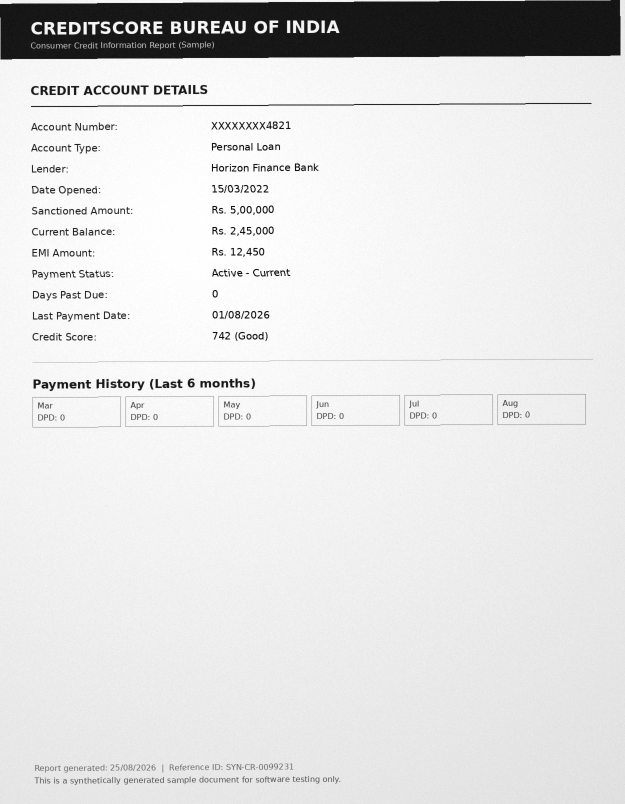
#> input picture sample_1_scanned_credit_report.png, 1250 x 1608 px (shown at 1/2 size)
$ python -i preprocess.py   (imports and definitions only)
#> lines starting #> are read from the running program, lines starting #| are printed output that depends on the picture; after the words box and inside, x2 and y2 are one past the last pixel; in counts of white or black regions, pixels touching at a corner belong together
"""
preprocess.py

Input-type-specific image preprocessing.

Each function takes a raw image (numpy BGR array, as read by cv2.imread)
and returns a cleaned-up numpy array ready for OCR.

Three entry points, matching the three real-world source types:
    - preprocess_scanned(img)   : flatbed/ADF scans - mostly flat already
    - preprocess_photo(img)     : phone camera photos - needs deskew/crop/lighting fix
    - preprocess_screenshot(img): app/dashboard screenshots - minimal work needed
"""

import cv2
import numpy as np


# ---------------------------------------------------------------------------
# Shared helpers
# ---------------------------------------------------------------------------

def to_gray(img):
    if len(img.shape) == 3:
        return cv2.cvtColor(img, cv2.COLOR_BGR2GRAY)
    return img


def deskew(gray):
    """Estimate and correct small rotation using the minAreaRect of text pixels."""
    inv = cv2.bitwise_not(gray)
    thresh = cv2.threshold(inv, 0, 255, cv2.THRESH_BINARY | cv2.THRESH_OTSU)[1]
    coords = np.column_stack(np.where(thresh > 0))
    if len(coords) < 20:
        return gray
    angle = cv2.minAreaRect(coords)[-1]
    if angle < -45:
        angle = -(90 + angle)
    else:
        angle = -angle
    # Ignore near-zero corrections and wild outliers (bad estimate)
    if abs(angle) < 0.1 or abs(angle) > 20:
        return gray
    (h, w) = gray.shape
    M = cv2.getRotationMatrix2D((w // 2, h // 2), angle, 1.0)
    return cv2.warpAffine(gray, M, (w, h), flags=cv2.INTER_CUBIC,
                           borderMode=cv2.BORDER_REPLICATE)


# [9 lines left out: function order_points, not called in this run]


def find_document_contour(gray):
    """Try to find the 4-corner outline of a page within a photo."""
    blurred = cv2.GaussianBlur(gray, (5, 5), 0)
    edged = cv2.Canny(blurred, 50, 150)
    edged = cv2.dilate(edged, None, iterations=2)
    contours, _ = cv2.findContours(edged, cv2.RETR_LIST, cv2.CHAIN_APPROX_SIMPLE)
    contours = sorted(contours, key=cv2.contourArea, reverse=True)[:5]

    for c in contours:
        peri = cv2.arcLength(c, True)
        approx = cv2.approxPolyDP(c, 0.02 * peri, True)
        area = cv2.contourArea(approx)
        if len(approx) == 4 and area > 0.2 * gray.shape[0] * gray.shape[1]:
            return approx.reshape(4, 2)
    return None


def perspective_correct(img, gray):
    """If a page-like quadrilateral is found, warp it to a top-down rectangle.
    Falls back to the original image if no confident contour is found."""
    quad = find_document_contour(gray)
    if quad is None:
        return img

    rect = order_points(quad.astype("float32"))
    (tl, tr, br, bl) = rect
    widthA = np.linalg.norm(br - bl)
    widthB = np.linalg.norm(tr - tl)
    maxWidth = int(max(widthA, widthB))
    heightA = np.linalg.norm(tr - br)
    heightB = np.linalg.norm(tl - bl)
    maxHeight = int(max(heightA, heightB))

    if maxWidth < 100 or maxHeight < 100:
        return img

    dst = np.array([
        [0, 0],
        [maxWidth - 1, 0],
        [maxWidth - 1, maxHeight - 1],
        [0, maxHeight - 1]], dtype="float32")

    M = cv2.getPerspectiveTransform(rect, dst)
    return cv2.warpPerspective(img, M, (maxWidth, maxHeight))


def normalize_lighting(gray):
    """Flatten uneven lighting/shadows using large-kernel background estimation."""
    bg = cv2.GaussianBlur(gray, (0, 0), sigmaX=25, sigmaY=25)
    diff = cv2.divide(gray, bg, scale=255)
    return diff


def denoise(gray):
    return cv2.fastNlMeansDenoising(gray, h=10)


def sharpen(gray):
    kernel = np.array([[0, -1, 0], [-1, 5, -1], [0, -1, 0]])
    return cv2.filter2D(gray, -1, kernel)


def binarize_adaptive(gray):
    return cv2.adaptiveThreshold(
        gray, 255, cv2.ADAPTIVE_THRESH_GAUSSIAN_C, cv2.THRESH_BINARY, 31, 15)


# ---------------------------------------------------------------------------
# Public entry points
# ---------------------------------------------------------------------------

# [10 lines left out: function preprocess_scanned, not called in this run]


def preprocess_photo(img):
    """Photos need the most work: crop out background, correct perspective,
    flatten shadows, denoise, sharpen."""
    gray = to_gray(img)
    warped_color = perspective_correct(img, gray)
    gray = to_gray(warped_color)
    gray = deskew(gray)
    gray = normalize_lighting(gray)
    gray = denoise(gray)
    gray = sharpen(gray)
    gray = cv2.convertScaleAbs(gray, alpha=1.2, beta=10)
    return gray


# [9 lines left out: function preprocess_screenshot, not called in this run]


PREPROCESSORS = {
    "scanned": preprocess_scanned,
    "photo": preprocess_photo,
    "screenshot": preprocess_screenshot,
}


# [4 lines left out: function preprocess, not called in this run]

>>> import cv2
>>> picture = cv2.imread('sample_1_scanned_credit_report.png')
#> picture is the input picture: shape (1608, 1250, 3); min 0, max 255, mean 224
>>> result = preprocess_photo(picture)
#> in find_document_contour, `edged = cv2.Canny(blurred, 50, 150)`:
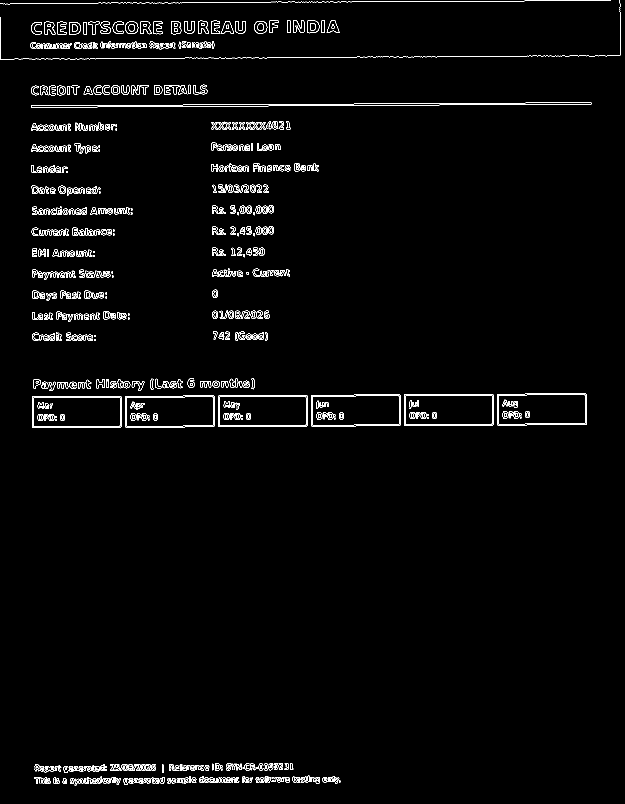
#> edged: shape (1608, 1250) (shown at 1/2 size); 2% white in thin lines or dots
#> in find_document_contour, `edged = cv2.dilate(edged, None, iterations=2)`:
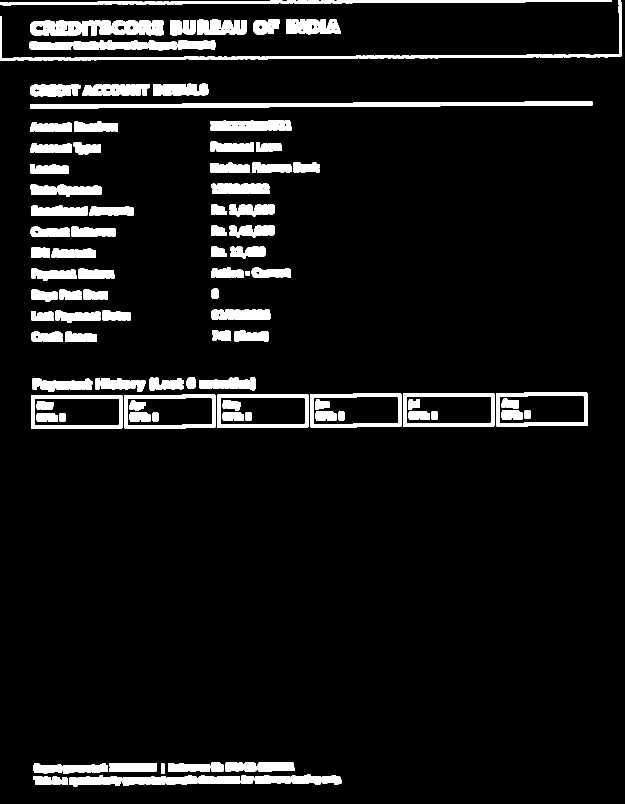
#> edged: shape (1608, 1250) (shown at 1/2 size); 7.8% white; 110 white regions
#> in find_document_contour, `contours, _ = cv2.findContours(edged, cv2.RETR_LIST, cv2.CHAIN_APPROX_..`: contours = 226 contours, 77 with area under 20; largest, box (x1, y1, x2, y2) and area: (62, 790, 245, 858) 12018, (806, 786, 989, 854) 12018, (992, 785, 1175, 853) 12018, (248, 789, 431, 857) 12018, (434, 788, 617, 856) 12018
#> in find_document_contour, `contours = sorted(contours, key=cv2.contourArea, reverse=True)[:5]`: contours = 5 contours; box (x1, y1, x2, y2) and area: (62, 790, 245, 858) 12018, (806, 786, 989, 854) 12018, (992, 785, 1175, 853) 12018, (248, 789, 431, 857) 12018, (434, 788, 617, 856) 12018
#> the loop in find_document_contour, `for c in contours:` made 5 passes
#> (peri, approx, area) on passes 1 to 5: (495.1, [[244, 791], [62, 791], [62, 856], [243, 856]], 11797.5), (495.1, [[806, 787], [807, 853], [988, 851], [987, 786]], 11857), (495.1, [[992, 787], [993, 852], [1174, 851], [1173, 785]], 11857), (494.5, [[430, 790], [249, 790], [248, 855], [429, 855]], 11765), (494.5, [[616, 789], [435, 789], [434, 854], [615, 854]], 11765)
#> in deskew, `inv = cv2.bitwise_not(gray)`:
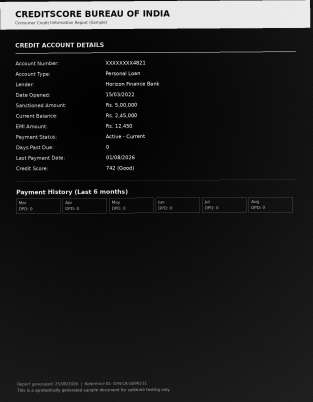
#> inv: shape (1608, 1250) (shown at 1/4 size); min 0, max 255, mean 31
#> in deskew, `thresh = cv2.threshold(inv, 0, 255, cv2.THRESH_BINARY | cv2.THRESH_OTS..`:
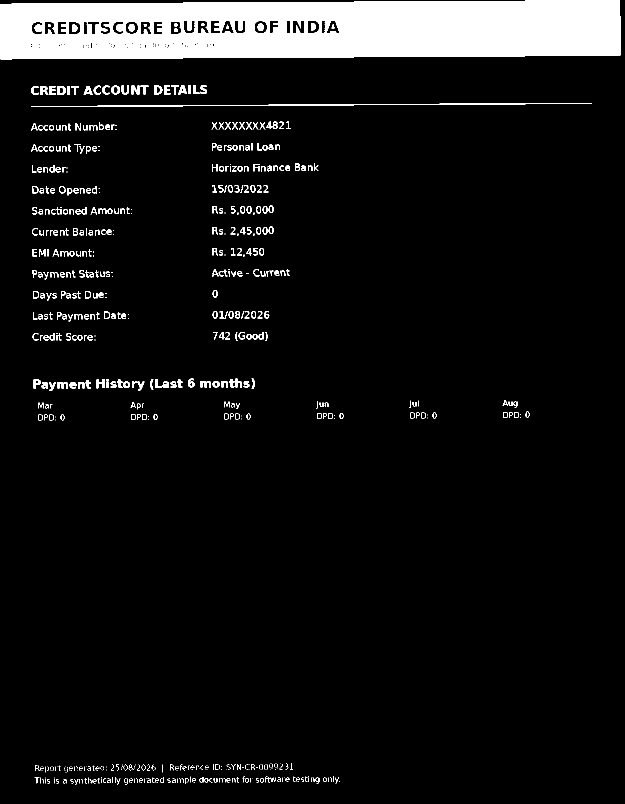
#> thresh: shape (1608, 1250) (shown at 1/2 size); 7.7% white; 644 white regions (272 under 20 px), largest, box (x1, y1, x2, y2) and area: (0, 0, 1241, 119) 128316, (62, 206, 1183, 214) 2242, (263, 171, 279, 189) 205
#> in deskew, `coords = np.column_stack(np.where(thresh > 0))`: coords = 155035 pairs, first value 0 to 1569, second value 0 to 1240
#> in deskew, `angle = cv2.minAreaRect(coords)[-1]`: angle = -89.67
#> in deskew, `angle = -(90 + angle)`: angle = -0.335
#> in deskew, `M = cv2.getRotationMatrix2D((w // 2, h // 2), angle, 1.0)`: M = [[1, -0.00584, 4.71], [0.00584, 1, -3.64]]
#> in deskew, `return cv2.warpAffine(gray, M, (w, h), flags=cv2.INTER_CUBIC, borderMo..`:
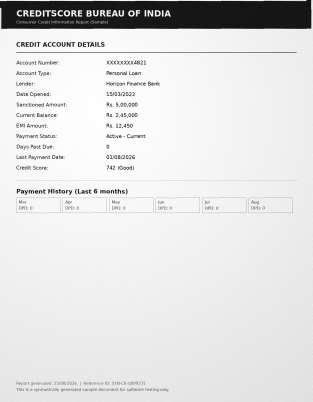
#> returned value: shape (1608, 1250) (shown at 1/4 size); min 0, max 255, mean 223.9
#> in normalize_lighting, `bg = cv2.GaussianBlur(gray, (0, 0), sigmaX=25, sigmaY=25)`:
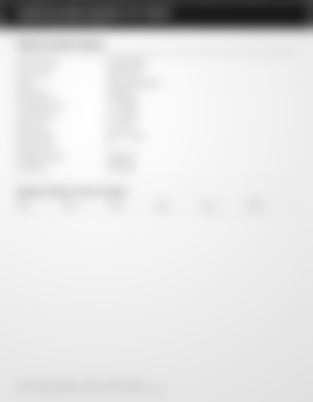
#> bg: shape (1608, 1250) (shown at 1/4 size); min 24, max 254, mean 223.9
#> in preprocess_photo, `gray = cv2.convertScaleAbs(gray, alpha=1.2, beta=10)`:
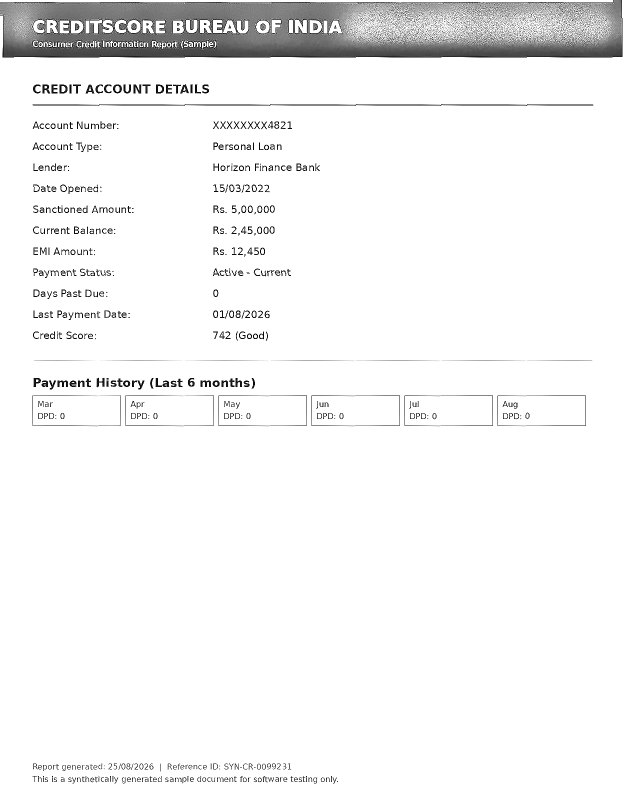
#> gray: shape (1608, 1250) (shown at 1/2 size); min 10, max 255, mean 243.8

$ run again, on sample_4_invoice.png
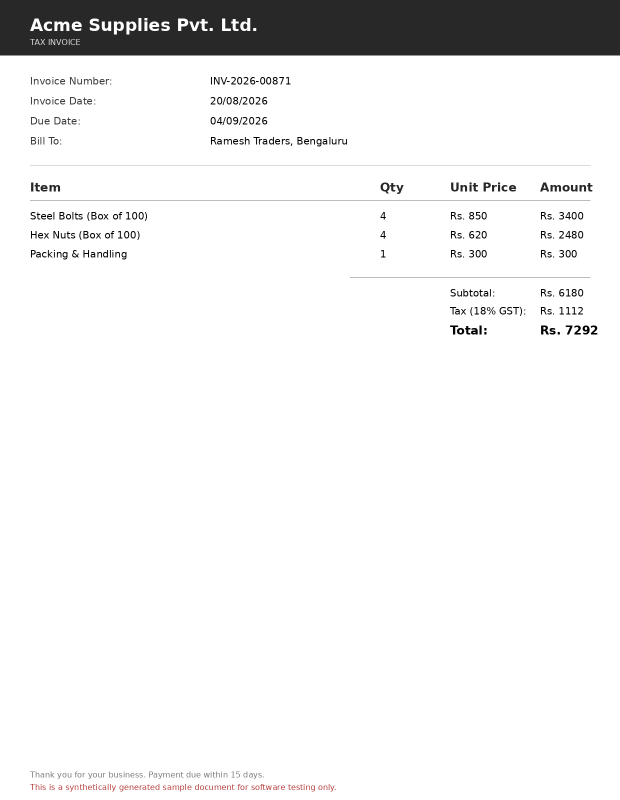
#> input picture sample_4_invoice.png, 1240 x 1600 px (shown at 1/2 size)
#> picture is the input picture: shape (1600, 1240, 3); mean B, G, R 238.2, 238.2, 238.3
#> in find_document_contour, `edged = cv2.dilate(edged, None, iterations=2)`:
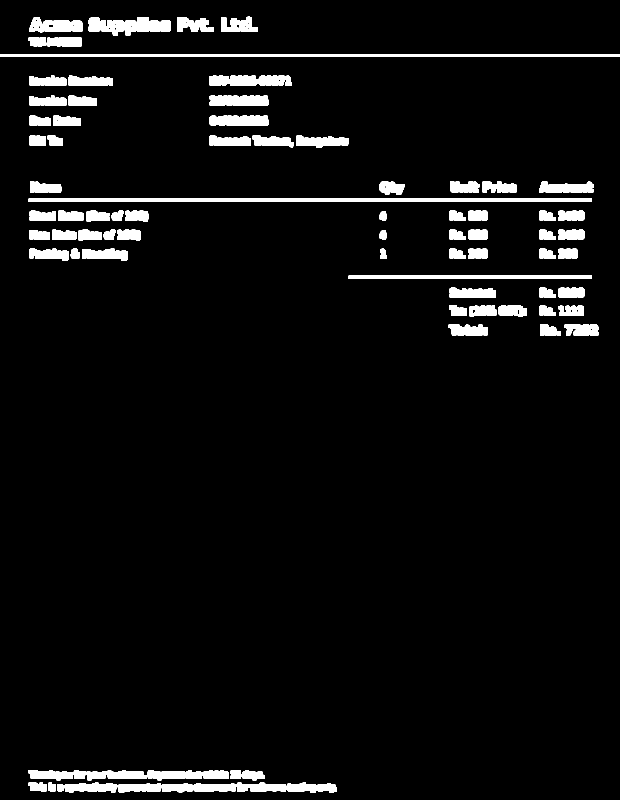
#> edged: shape (1600, 1240) (shown at 1/2 size); 5.2% white; 89 white regions
#> in find_document_contour, `contours, _ = cv2.findContours(edged, cv2.RETR_LIST, cv2.CHAIN_APPROX_..`: contours = 148 contours, 44 with area under 20; largest, box (x1, y1, x2, y2) and area: (57, 397, 1184, 404) 6756, (0, 108, 1240, 113) 4956, (697, 551, 1184, 558) 2916, (419, 151, 583, 172) 2869, (177, 34, 285, 71) 2556
#> in find_document_contour, `contours = sorted(contours, key=cv2.contourArea, reverse=True)[:5]`: contours = 5 contours; box (x1, y1, x2, y2) and area: (57, 397, 1184, 404) 6756, (0, 108, 1240, 113) 4956, (697, 551, 1184, 558) 2916, (419, 151, 583, 172) 2869, (177, 34, 285, 71) 2556
#> the loop in find_document_contour, `for c in contours:` made 5 passes
#> (peri, area) on passes 4 to 5: (452.8, 2875.5), (373.2, 2551.5)
#> thresh: shape (1600, 1240); 7.7% white; 495 white regions (202 under 20 px), largest, box (x1, y1, x2, y2) and area: (0, 0, 1240, 111) 132425, (60, 400, 1181, 401) 1121, (700, 554, 1181, 555) 481
#> coords = 153492 pairs, first value 0 to 1582, second value 0 to 1239
#> in deskew, `angle = cv2.minAreaRect(coords)[-1]`: angle = -90
#> in deskew, `angle = -(90 + angle)`: angle = 0
#> in preprocess_photo, `gray = cv2.convertScaleAbs(gray, alpha=1.2, beta=10)`:
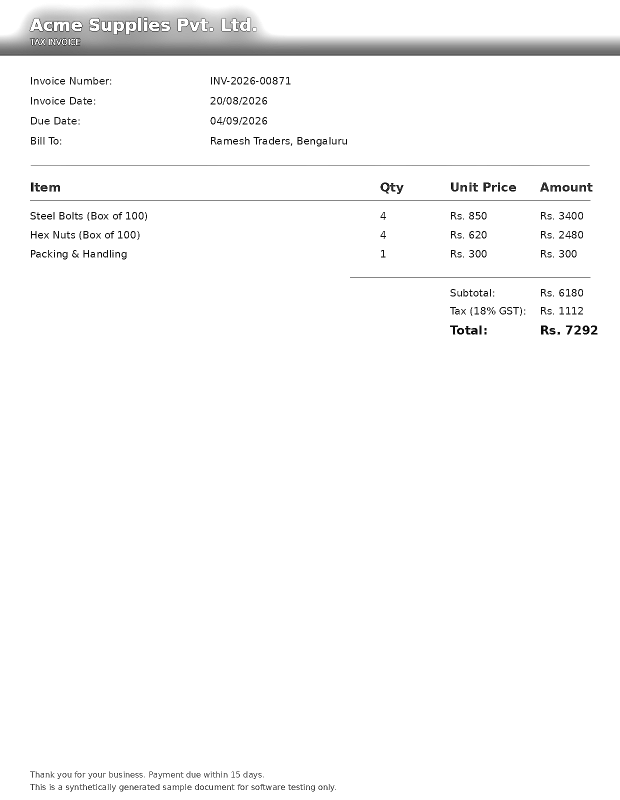
#> gray: shape (1600, 1240) (shown at 1/2 size); min 10, max 255, mean 249
